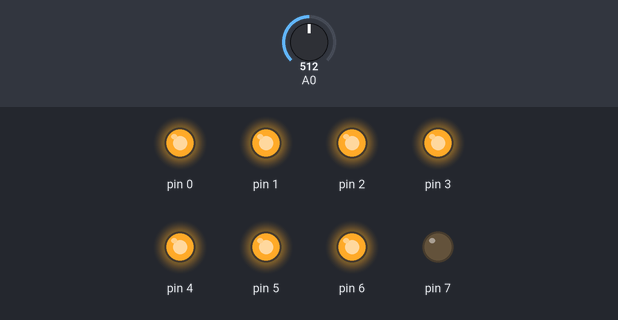
The sketch below on a simulated Arduino Uno, built with avr-gcc and run on an emulated ATmega328P. Shown: output pins drawn as LEDs (lit = HIGH). The inputs (shaded band) are chosen by the test bench; at power-on: A0 = 512.

Above: at 1.2 s.
1.3 s: A0 set to 514
At 1.7 s:
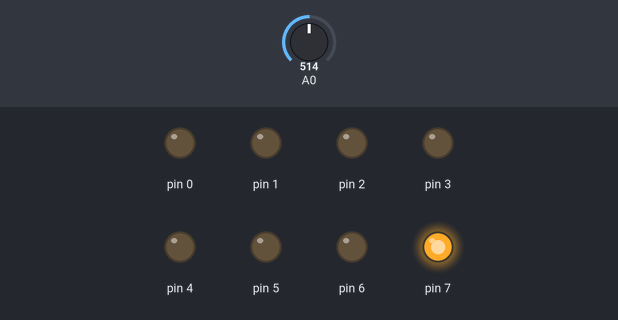
2.8 s: A0 set to 716
At 4.0 s:
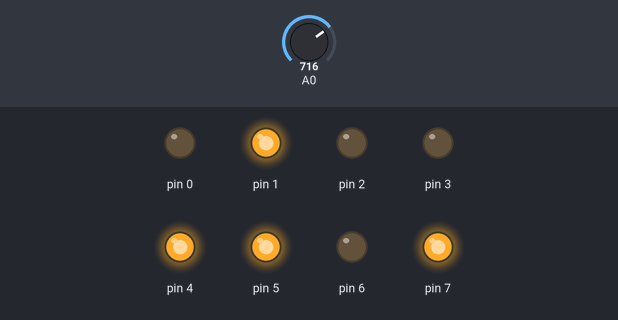
4.3 s: A0 set to 719
At 5.2 s:
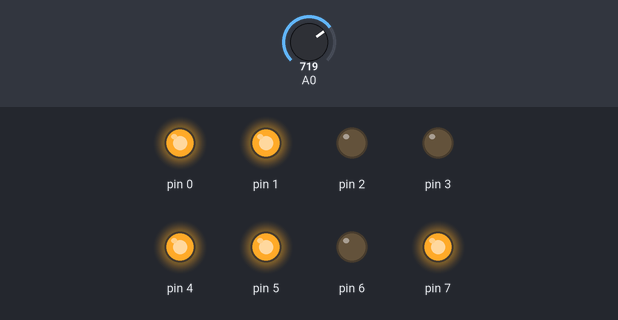
5.8 s: A0 set to 900
At 6.3 s:
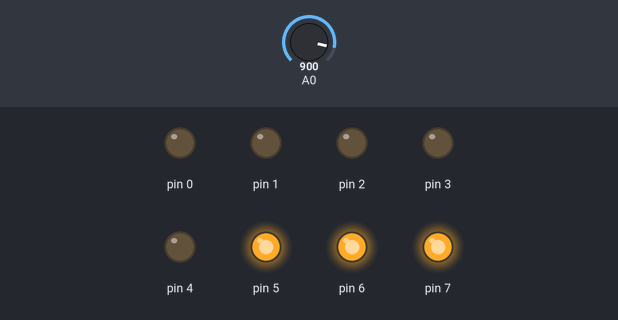
7.3 s: A0 set to 903
At 8.5 s:
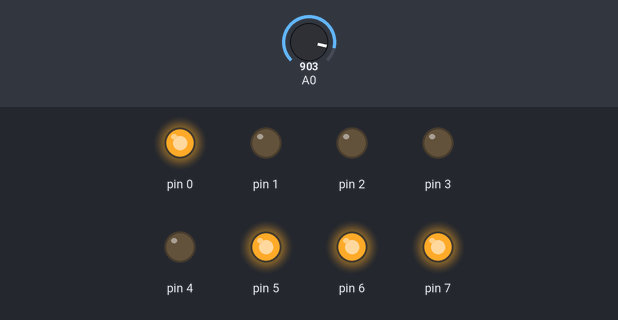
8.8 s: A0 set to 511
At 9.8 s:
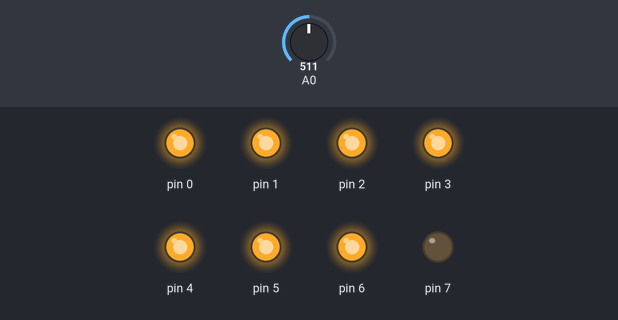
Timing chart, 0 to 11.3 s (numbered marks = the images above; inputs shaded):
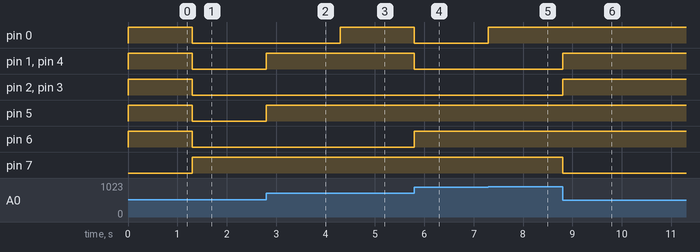

The sketch:

map_pot_to_led.ino
```cpp
void setup(){
    // set all pins of PORTD as output
    DDRD = 0xFF;
    // Analog PIN A0 is used for the potentiometer
    pinMode(A0, INPUT);

    // Dies ist auch direkt über das DDRC Register möglich:
    // DDRC = 0x00;
}

void loop(){
    // read analog value from potentiometer
    int value = analogRead(A0);
    // map the 10 Bit value to 8 Bit value
    int ledValue = map(value, 0, 1023, 0, 255);
    // display the 8 Bit value on the LEDs
    PORTD = ledValue;

    // Diese drei Befehle lassen sich auch zusammenfassen:
    // PORTD = map(analogRead(A0), 0, 1023, 0, 255);
}
```

Measured:
- the behaviour switches between 513 and 514 on A0 (found by bisection; images 0 and 1)
- the behaviour switches between 718 and 719 on A0 (found by bisection; images 2 and 3)
- the behaviour switches between 902 and 903 on A0 (found by bisection; images 4 and 5)
- after the input at 1.3 s, pin 0–6: HIGH → LOW at once; pin 7: LOW → HIGH at once
- after the input at 2.8 s, pin 1, pin 4, pin 5: LOW → HIGH at once
- after the input at 4.3 s, pin 0: LOW → HIGH at once
- after the input at 5.8 s, pin 0, pin 1, pin 4: HIGH → LOW at once; pin 6: LOW → HIGH at once
- after the input at 7.3 s, pin 0: LOW → HIGH at once
- after the input at 8.8 s, pin 1–4: LOW → HIGH at once; pin 7: HIGH → LOW at once
